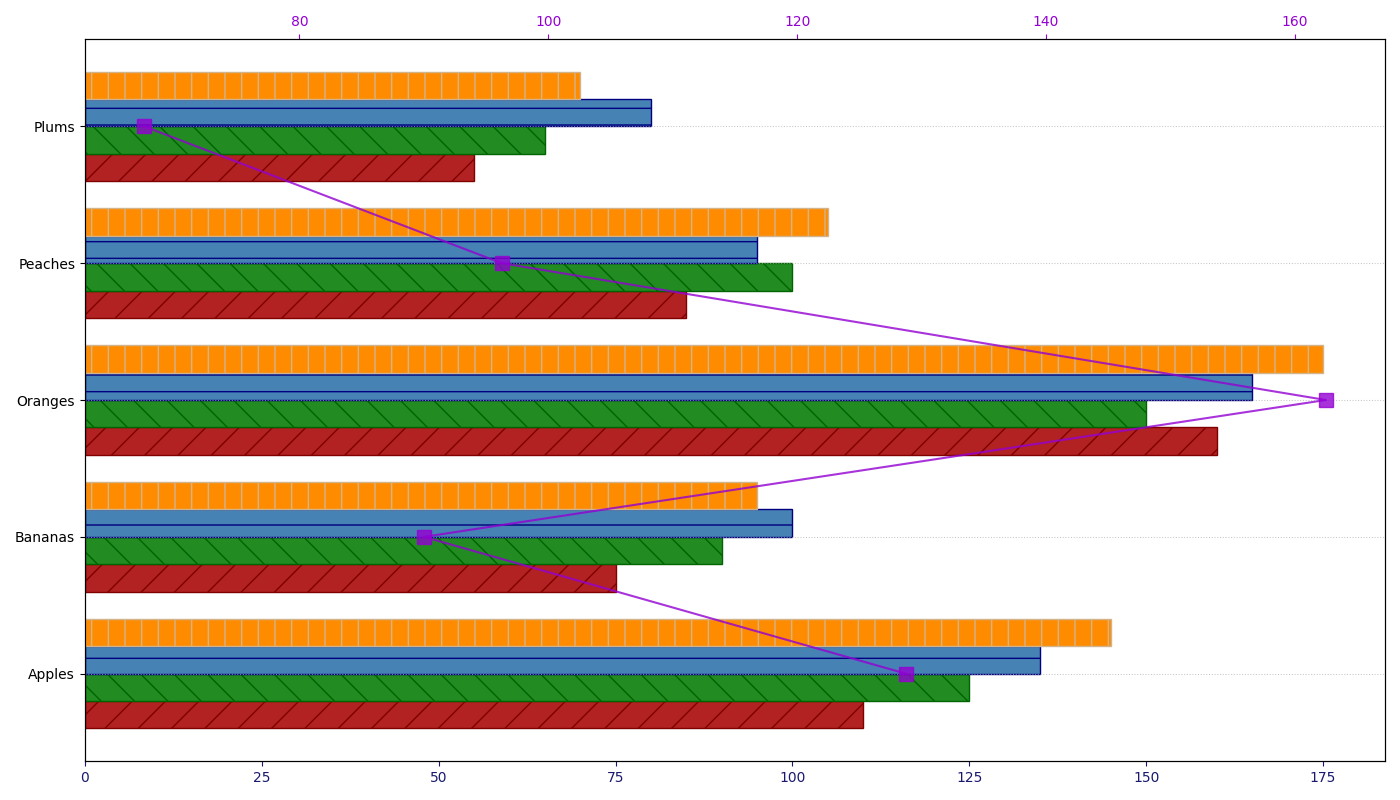

This chart was generated by the following Python code:
import matplotlib.pyplot as plt
import numpy as np

categories = ["Apples", "Bananas", "Oranges", "Peaches", "Plums"]
# Altered sales numbers while preserving the original structure
q1_sales = [110, 75, 160, 85, 55]
q2_sales = [125, 90, 150, 100, 65]
q3_sales = [135, 100, 165, 95, 80]
q4_sales = [145, 95, 175, 105, 70]
avg_sales_per_quarter = np.mean([q1_sales, q2_sales, q3_sales, q4_sales], axis=0)

fig, ax1 = plt.subplots(figsize=(14, 8))

height = 0.2
y = np.arange(len(categories))

bars1 = ax1.barh(y - 1.5*height, q1_sales, height, color='firebrick', hatch='/', edgecolor='maroon')
bars2 = ax1.barh(y - 0.5*height, q2_sales, height, color='forestgreen', hatch='\\', edgecolor='darkgreen')
bars3 = ax1.barh(y + 0.5*height, q3_sales, height, color='steelblue', hatch='-', edgecolor='navy')
bars4 = ax1.barh(y + 1.5*height, q4_sales, height, color='darkorange', hatch='|', edgecolor='tan')

ax1.set_yticks(y)
ax1.tick_params(axis='x', colors='midnightblue')
ax1.grid(axis='y', linestyle=':', linewidth=0.75, alpha=0.7)

ax2 = ax1.twiny()
ax2.plot(avg_sales_per_quarter, categories, color='darkviolet', linestyle='-', marker='s', markersize=10, alpha=0.8)
ax2.tick_params(axis='x', colors='darkviolet')

plt.tight_layout()
plt.show()
